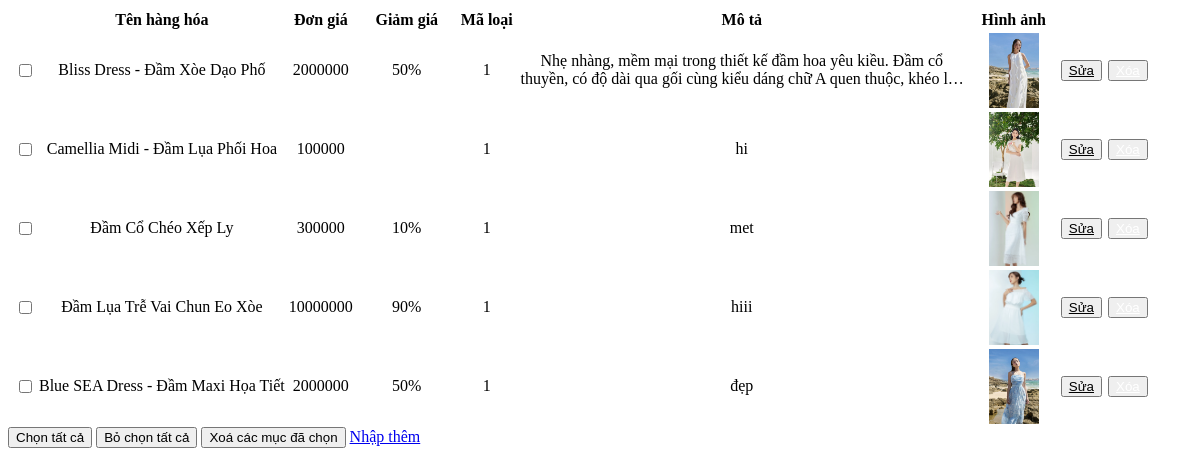
/admin/hang-hoa/list.php, run on an earlier commit of the app's database.
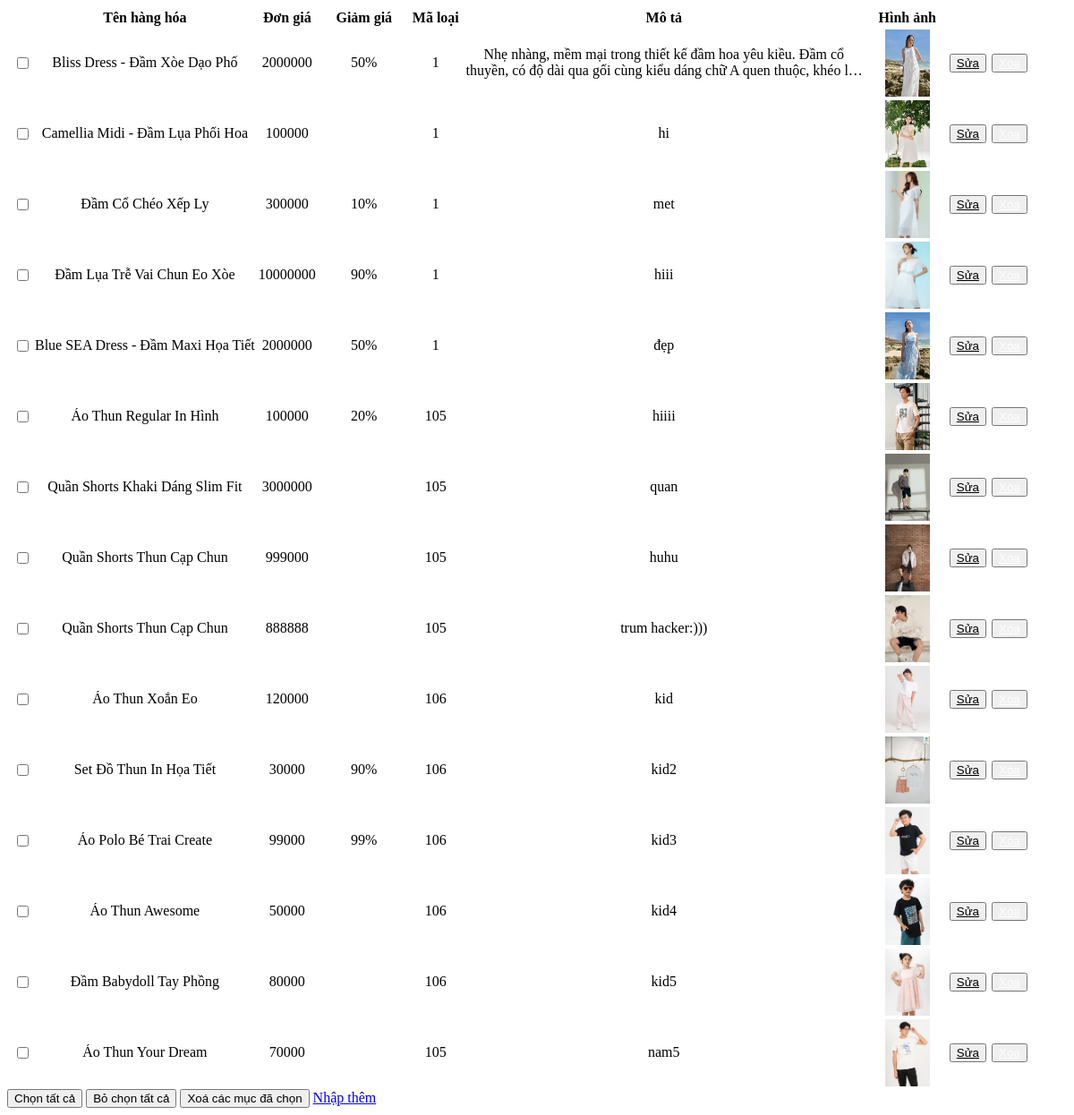
And on a later commit of the database.
### tables this page shows
CREATE TABLE `hang_hoa` (
  `ma_hang_hoa` int(10) NOT NULL,
  `ten_hang_hoa` varchar(256) NOT NULL,
  `hinh_anh` varchar(256) NOT NULL,
  `hinh_anh_nen` varchar(256) NOT NULL,
  `hinh_anh_1` varchar(256) NOT NULL,
  `hinh_anh_2` varchar(256) NOT NULL,
  `don_gia` float NOT NULL,
  `muc_giam_gia` int(5) DEFAULT NULL,
  `ma_loai_hang` int(11) DEFAULT NULL,
  `mo_ta_hang_hoa` text NOT NULL,
  `so_luot_xem` int(10) NOT NULL DEFAULT '0'
);

### dao/pdo.php (called while the page is built, shortened)
<?php
function pdo_get_connection()
{
    $servername = "localhost";
    $username = "root";
    $password = "tacong09032005";
    $dbname = "duanmau";
    try {
        $conn = new PDO("mysql:host=$servername;dbname=$dbname; charset=utf8", $username, $password);
        $conn->setAttribute(PDO::ATTR_ERRMODE, PDO::ERRMODE_EXCEPTION);
        return $conn;
    } catch (PDOException $e) {
        echo "Connection failed: " . $e->getMessage();
    }
}
function pdo_query($sql)
{
    $sql_args = array_slice(func_get_args(), 1);
    try {
        $conn = pdo_get_connection();
        $stmt = $conn->prepare($sql);
        $stmt->execute($sql_args);
        $rows = $stmt->fetchAll();
        return $rows;
    } catch (PDOException $e) {
        throw $e;
    } finally {
        unset($conn);
    }
}

### dao/hang_hoa.php (called while the page is built, shortened)
<?php
function hang_selectAll()
{
    $sql = "SELECT * FROM hang_hoa";
    return pdo_query($sql);
}

### admin/hang-hoa/list.php (the view, shortened to what this page needs)
<table class="table table-striped">
    <thead>
        <tr>
            <th scope="col"></th>
            <th scope="col">Tên hàng hóa</th>
            <th scope="col">Đơn giá</th>
            <th scope="col">Giảm giá</th>
            <th scope="col">Mã loại</th>
            <th scope="col">Mô tả</th>
            <th scope="col">Hình ảnh</th>
            <th scope="col"></th>
        </tr>
    </thead>
    <tbody>
        <?php
        require_once '../../dao/pdo.php';
        require_once '../../dao/hang_hoa.php';
        $list = hang_selectAll();
        if (empty($list)) { ?>
            <tr>
                <td colspan="6">Hiện chưa có bản ghi nào</td>
            </tr>
            <?php  } else {
            foreach ($list as $item) { ?>
                <tr>
                    <td><input style="cursor: pointer; margin-left: 8px" type="checkbox" name="" id="" class="checkbox" value="<?php echo $item['ma_hang_hoa'] ?>"></td>
                    <td style="max-width: 263px;">
                        <p style=" word-wrap: break-word; overflow-wrap: break-word; overflow: hidden; -webkit-line-clamp: 2; -webkit-box-orient: vertical; display: -webkit-box; margin-bottom: 0"><?php echo $item['ten_hang_hoa'] ?></p>
                    </td>
                    <td><?php echo $item['don_gia'] ?></td>
                    <td style="width: 100px;"><?php if (isset($item['muc_giam_gia'])) {
                                                    echo $item['muc_giam_gia'] . '%';
                                                } ?></td>
                    <td><?php echo $item['ma_loai_hang'] ?></td>
                    <td style="max-width: 450px;">
                        <p style="word-wrap: break-word; overflow-wrap: break-word; overflow: hidden; -webkit-line-clamp: 2; -webkit-box-orient: vertical; display: -webkit-box; margin-bottom: 0"> <?php echo $item['mo_ta_hang_hoa'] ?></p>
                    </td>
                    <td><img style="margin: 0 18px;" width="50" src="<?php echo $item['hinh_anh'] ?>" alt=""></td>
                    <td>
                        <div style="display: flex; gap: 6px">
                            <button class="btn btn-warning btn-sm"><a style="color: #000" href="?edit&id=<?php echo $item['ma_hang_hoa'] ?>">Sửa</a></button>
                            <button class="btn btn-danger btn-sm"><a style="color: #fff" href="?delete&id=<?php echo $item['ma_hang_hoa'] ?>">Xóa</a></button>
                        </div>
                    </td>
                </tr>
        <?php    }
        }
        ?>
    </tbody>
</table>
<button id="btn-select" class="btn btn-outline-primary btn-sm">Chọn tất cả</button>
<button id="btn-unselect" class="btn btn-outline-primary btn-sm">Bỏ chọn tất cả</button>
<button id="deleteBtn" class="btn btn-outline-danger btn-sm">Xoá các mục đã chọn</button>
<a href="./" class="btn btn-primary btn-sm">Nhập thêm</a>

What changed in the data, as far as the page shows it:
added hang_hoa: ten_hang_hoa "Áo Thun Regular In Hình", don_gia "100000", muc_giam_gia "20", ma_loai_hang "105", mo_ta_hang_hoa "hiiii", hinh_anh (picture)
added hang_hoa: ten_hang_hoa "Quần Shorts Khaki Dáng Slim Fit", don_gia "3000000", ma_loai_hang "105", mo_ta_hang_hoa "quan", hinh_anh (picture)
added hang_hoa: ten_hang_hoa "Quần Shorts Thun Cạp Chun", don_gia "999000", ma_loai_hang "105", mo_ta_hang_hoa "huhu", hinh_anh (picture)
added hang_hoa: ten_hang_hoa "Quần Shorts Thun Cạp Chun", don_gia "888888", ma_loai_hang "105", mo_ta_hang_hoa "trum hacker:)))", hinh_anh (picture)
added hang_hoa: ten_hang_hoa "Áo Thun Xoắn Eo", don_gia "120000", ma_loai_hang "106", mo_ta_hang_hoa "kid", hinh_anh (picture)
added hang_hoa: ten_hang_hoa "Set Đồ Thun In Họa Tiết", don_gia "30000", muc_giam_gia "90", ma_loai_hang "106", mo_ta_hang_hoa "kid2", hinh_anh (picture)
added hang_hoa: ten_hang_hoa "Áo Polo Bé Trai Create", don_gia "99000", muc_giam_gia "99", ma_loai_hang "106", mo_ta_hang_hoa "kid3", hinh_anh (picture)
added hang_hoa: ten_hang_hoa "Áo Thun Awesome", don_gia "50000", ma_loai_hang "106", mo_ta_hang_hoa "kid4", hinh_anh (picture)
added hang_hoa: ten_hang_hoa "Đầm Babydoll Tay Phồng", don_gia "80000", ma_loai_hang "106", mo_ta_hang_hoa "kid5", hinh_anh (picture)
added hang_hoa: ten_hang_hoa "Áo Thun Your Dream", don_gia "70000", ma_loai_hang "105", mo_ta_hang_hoa "nam5", hinh_anh (picture)
